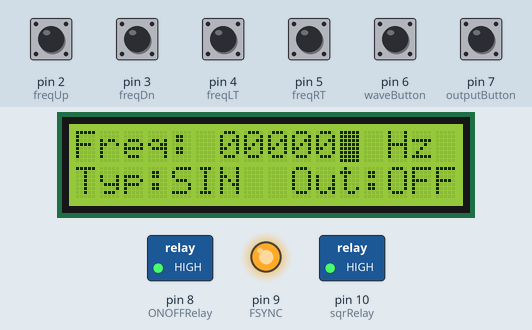
Recording of a sketch running on a simulated Arduino Uno, built with avr-gcc and run on an emulated ATmega328P. On the bench: 16×2 character LCD, switched loads named in the sketch (green lamp = pin HIGH), output pins drawn as LEDs (lit = HIGH). Dashed ring = blinking. The test bench sets the inputs (shaded band); at power-on: pin 2 (freqUp), pin 3 (freqDn), pin 4 (freqLT), pin 5 (freqRT), pin 6 (waveButton), pin 7 (outputButton) HIGH. What the sketch prints to the serial monitor is not drawn.

Above: at 1.3 s.
1.4 s: pin 6 (waveButton) pulled LOW for 1 s
At 2.5 s:
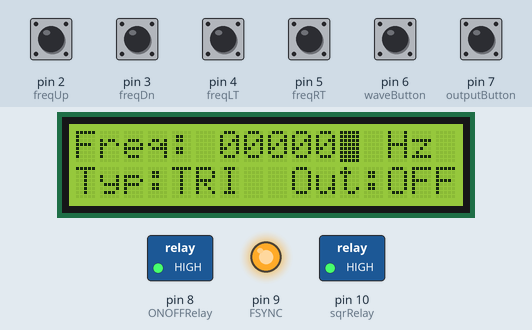
3.9 s: pin 7 (outputButton) pulled LOW for 0.15 s
At 5.0 s:
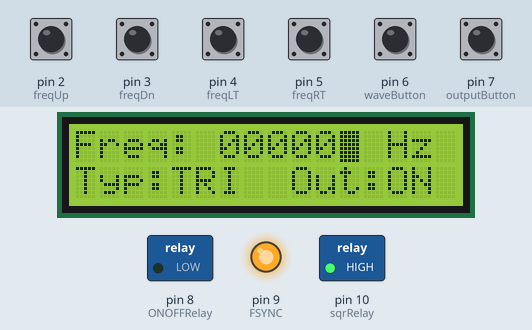
5.5 s: pin 6 (waveButton) pulled LOW for 0.15 s
At 6.3 s:
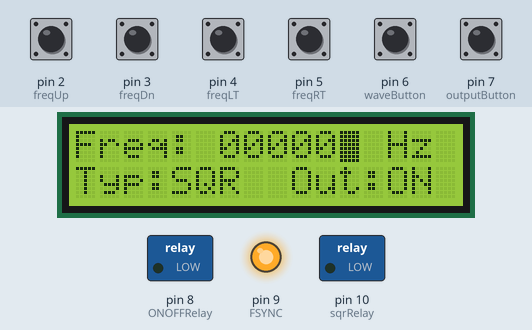
7.1 s: pin 6 (waveButton) pulled LOW for 0.15 s
At 7.5 s:
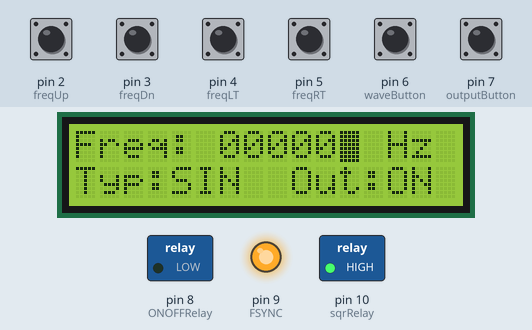
8.7 s: pin 7 (outputButton) pulled LOW for 1 s
At 8.84 s:
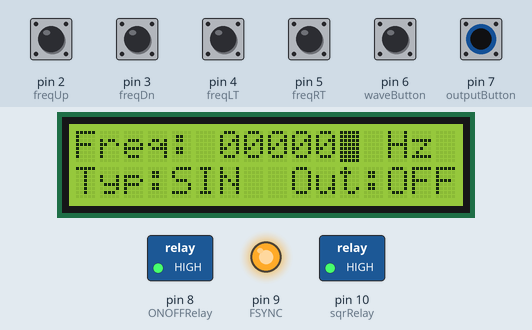
11.2 s: pin 2 (freqUp) pulled LOW for 0.15 s
At 12.1 s:
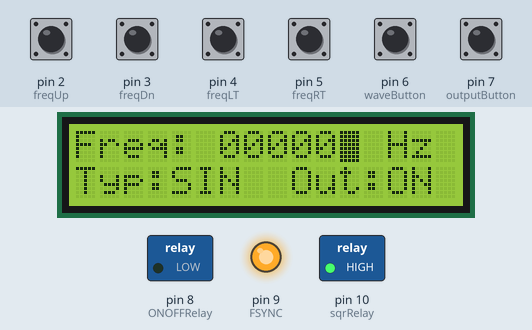
Timing chart, 0 to 13.8 s (numbered marks = the images above; inputs shaded):
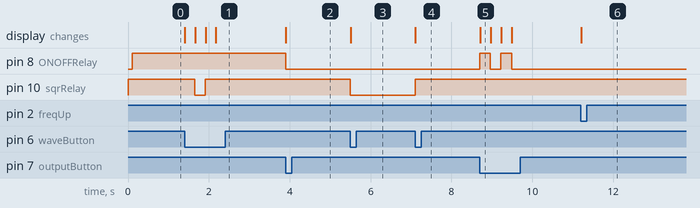

The sketch:

Complete_Code_v1.ino
```cpp
/*
 * This project is for a waveform generator.
 * Code is developed by Jamil Fakhouri.
 * Use this code at your leisure, feel free to redistribute and reuse.
 */

// libraries
#include <LiquidCrystal_I2C.h>
#include <SPI.h>

// objects
LiquidCrystal_I2C lcd(0x27, 2, 1, 0, 4, 5, 6, 7, 3, POSITIVE);

// variables
#define ButtonDelay 250   // millisecond
#define freqUp 2          // change frequency up
#define freqDn 3          // change frequency down
#define freqRT 5          // move frequency cursor right button
#define freqLT 4          // move frequency cursor left button
#define waveButton 6      // wave type change button
#define outputButton 7    // output on off button
#define ONOFFRelay 8      // ON OFF relay pin
#define sqrRelay 10       // square wave relay usign 100k ohm resistor
#define FSYNC 9           // SS pin for SPI with AD9833
#define SCLK 13           // data clock pin for SPI with AD9833
#define SDATA 11          // data pin (MOSI) for SPI with AD9833
#define refFreq 25e6      // reference frequency defined by master clock frequency oscillator (MCLK)
#define RESET_CMD 0x100   // reset command for AD9833
#define LOAD_DATA_CMD 0x2100  // allows complete word to be loaded
#define SIN 0x2000
#define TRI 0x2002
#define SQR 0x2028

long freqDigit = 1;
int cursorRow = 0;
int cursorCol = 0;
int waveType = 0;     // 0 = sine, 1 = triangle, 2 = square
int freqDig[12];
long freq = 0;
int output = 0;

void setup() {
  Serial.begin(9600);     // initialize serial communication
  SPI.begin();            // initialize SPI communication
  SPI.setDataMode(SPI_MODE2); // set SPI mode to mode 2

  lcd.begin(16, 2); // 16x2 lcd
  lcd.clear();      // clear screen
  setCursorPos(0, 1);
  lcd.print("Typ:");
  lcd.print("SIN");
  setCursorPos(9, 1);
  lcd.print("Out:");
  lcd.print("OFF");
  lcd.home();       // sets cursor to 0, 0
  lcd.print("Freq: 000000 Hz");
  setCursorPos(11, 0);
  lcd.blink();

  // setting pin modes
  pinMode(freqUp, INPUT_PULLUP);
  pinMode(freqDn, INPUT_PULLUP);
  pinMode(freqRT, INPUT_PULLUP);
  pinMode(freqLT, INPUT_PULLUP);
  pinMode(waveButton, INPUT_PULLUP);
  pinMode(outputButton, INPUT_PULLUP);
  //pinMode(outputLED, OUTPUT);
  pinMode(ONOFFRelay, OUTPUT);
  pinMode(sqrRelay, OUTPUT);
  pinMode(FSYNC, OUTPUT);

  digitalWrite(ONOFFRelay, HIGH);
  digitalWrite(sqrRelay, HIGH);

  AD9833Reset();
}

// the loop just waits for an input and then redirects the program flow
// the appropriate function.
void loop() {
  if (digitalRead(freqRT) == 0) {
    moveFreqRight();
    delay(ButtonDelay);
  }

  if (digitalRead(freqLT) == 0) {
    moveFreqLeft();
    delay(ButtonDelay);
  }

  if (digitalRead(freqUp) == 0) {
    changeFreqUp();
    delay(ButtonDelay);
  }

  if (digitalRead(freqDn) == 0) {
    changeFreqDown();
    delay(ButtonDelay);
  }

  if (digitalRead(waveButton) == 0) {
    changeWaveType();
    delay(250);
  }

  if (digitalRead(outputButton) == 0) {
    changeOutput();
    delay(ButtonDelay);
  }
}

// sets the curcsor one position to the right
// when the right button is pressed
void moveFreqRight() {
  if (cursorCol < 11) {
    cursorCol++;
    setCursorPos(cursorCol, cursorRow);
    Serial.print("Column is now @: ");
    Serial.println(cursorCol);
  }
}

// sets the curcsor one position to the left
// when the left button is pressed
void moveFreqLeft() {
  if (cursorCol > 6) {
    cursorCol--;
    setCursorPos(cursorCol, cursorRow);
    Serial.print("Column is now @: ");
    Serial.println(cursorCol);
  }
}

// increase the frequency number by 1, 10, 100, 1000, 10000, and 100000
// depending on the display's cursor position
void changeFreqUp() {
  if (cursorCol == 11) {
    if (freqDig[11] < 9) {
      freqDig[11]++;
      freq++;
      updateFreq(11);
    }
  } else if (cursorCol == 10) {
    if (freqDig[10] < 9) {
      freqDig[10]++;
      freq += 10;
      updateFreq(10);
    }
  } else if (cursorCol == 9) {
    if (freqDig[9] < 9) {
      freqDig[9]++;
      freq += 100;
      updateFreq(9);
    }
  } else if (cursorCol == 8) {
    if (freqDig[8] < 9) {
      freqDig[8]++;
      freq += 1000;
      updateFreq(8);
    }
  } else if (cursorCol == 7) {
    if (freqDig[7] < 9) {
      freqDig[7]++;
      freq += 10000;
      updateFreq(7);
    }
  } else if (cursorCol == 6) {
    if (freqDig[6] < 9) {
      freqDig[6]++;
      freq += 100000;
      updateFreq(6);
    }
  }
  Serial.print("Frequency = ");
  Serial.println(freq);
  if (output == 1) {
    AD9833SetFrequency();
  }
}

void changeFreqDown() {
  if (cursorCol == 11) {
    if (freqDig[11] > 0) {
      freqDig[11]--;
      freq--;
      updateFreq(11);
    }
  } else if (cursorCol == 10) {
    if (freqDig[10] > 0) {
      freqDig[10]--;
      freq -= 10;
      updateFreq(10);
    }
  } else if (cursorCol == 9) {
    if (freqDig[9] > 0) {
      freqDig[9]--;
      freq -= 100;
      updateFreq(9);
    }
  } else if (cursorCol == 8) {
    if (freqDig[8] > 0) {
      freqDig[8]--;
      freq -= 1000;
      updateFreq(8);
    }
  } else if (cursorCol == 7) {
    if (freqDig[7] > 0) {
      freqDig[7]--;
      freq -= 10000;
      updateFreq(7);
    }
  } else if (cursorCol == 6) {
    if (freqDig[6] > 0) {
      freqDig[6]--;
      freq -= 100000;
      updateFreq(6);
    }
  }
  Serial.print("Frequency = ");
  Serial.println(freq);
  if (output == 1) {
    AD9833SetFrequency();
  }
}

// update the display with the newly chosed frequency value
void updateFreq(int base) {
  // placing zeros
  for (int i = 6; i < 12; i++) {  // print neccessary zeros
    setCursorPos(i, 0);
    lcd.print(freqDig[i]);
  }

  setCursorPos(base, cursorRow);  // set cursor where it was
}

// circulte between the possible waveforms
void changeWaveType() {
  if (waveType == 0) {  // if sine
    waveType = 1;       // change to triangle
    digitalWrite(sqrRelay, HIGH);
  } else if (waveType == 1) { // if triangle
    waveType = 2;       // change to square
    digitalWrite(sqrRelay, LOW);
  } else if (waveType == 2) { // if square
    waveType = 0;
    digitalWrite(sqrRelay, HIGH);
  }
  if (output == 1) {
    AD9833SetWaveType();
  }
  updateWave();
}

// update display with the newly selected waveform
void updateWave() {
  Serial.print("Wave type set to: ");
  int currentCol = cursorCol;
  setCursorPos(4, 1);

  if (waveType == 0) {  // if sine
    lcd.print("SIN ");
    Serial.println("Sine");
  } else if (waveType == 1) { // if triangle
    lcd.print("TRI ");
    Serial.println("Triangle");
  } else if (waveType == 2) { // if square
    lcd.print("SQR ");
    Serial.println("Square");
  }
  // set cursor to where it was
  setCursorPos(currentCol, 0);
}

// change output state
void changeOutput() {
  if (output == 0) {  // if off
    output = 1;       // turn on
    digitalWrite(ONOFFRelay, LOW);
    AD9833SetFrequency();
  } else {            // if on
    output = 0;       // turn off
    digitalWrite(ONOFFRelay, HIGH);
    AD9833Reset();
  }

  updateOutput(); // update display
}

// update display with newly selected output state
void updateOutput() {
  Serial.print("Output: ");
  int currentCol = cursorCol;
  setCursorPos(13, 1);

  if (output == 0) {
    lcd.print("OFF");
    Serial.println("OFF");
  } else {
    lcd.print("ON ");
    Serial.println("ON");
  }
  // set cursor to where it was
  setCursorPos(currentCol, 0);
}

// this function sets the position of the cursor
// based on user input
void setCursorPos(int column, int row) {
  if (column >= 0 && column < 16) {
    cursorCol = column;
  } else {
    Serial.println("Invalid column position");
  }

  if (row >= 0 && row < 2) {
    cursorRow = row;
  } else {
    Serial.println("Invalid row position");
  }

  lcd.setCursor(column, row);
}

// reset wave generator chip
void AD9833Reset() {
  registerWrite(RESET_CMD);
  delay(10);
}

// set frequency of wave generator chip
void AD9833SetFrequency() {
  // calculate frequency value to send
  long frequency = (freq * pow(2, 28)) / refFreq;

  // split value into two 14 bit words
  int16_t freqMSB = (int16_t)((frequency & 0xFFFC000) >> 14);
  int16_t freqLSB = (int16_t)(frequency & 0x3FFF);

  // set control D15 ande D14 to 0 and 1, respectively, for frequency register 0
  freqMSB |= 0x4000;
  freqLSB |= 0x4000;

  registerWrite(LOAD_DATA_CMD);
  registerWrite(freqLSB);
  registerWrite(freqMSB);
  AD9833SetWaveType();
}

// set waveform type of wave generator chip
void AD9833SetWaveType() {
  if (waveType == 0) {  // if sine
    registerWrite(SIN);
  } else if (waveType == 1) { // if triangle
    registerWrite(TRI);
  } else if (waveType == 2) { // if square
    registerWrite(SQR);
  }
}

// write commaned to wave generator chip
void registerWrite(int cmd) {
  digitalWrite(FSYNC, LOW);     // set FSYNC low to start ending data
  delayMicroseconds(100);
  SPI.transfer(highByte(cmd));  // send MSBs
  SPI.transfer(lowByte(cmd));   // send LSBs
  digitalWrite(FSYNC, HIGH);    // set FSYNC high to end sending data
}
```

Measured:
- after the input at 1.4 s, pin 10 (sqrRelay): HIGH → LOW after 0.26 s, → HIGH 0.26 s later; the display: changes at once (image 1)
- after the input at 3.9 s, pin 8 (ONOFFRelay): HIGH → LOW at once; the display: changes at once (image 2)
- after the input at 5.5 s, pin 10 (sqrRelay): HIGH → LOW at once; the display: changes at once (image 3)
- after the input at 7.1 s, pin 10 (sqrRelay): LOW → HIGH at once; the display: changes at once (image 4)
- after the input at 8.7 s, pin 8 (ONOFFRelay): alternates HIGH for 0.26 s and LOW for 0.26 s, 4 changes in all, then stays LOW, starting at once; the display: changes at once (image 5)
